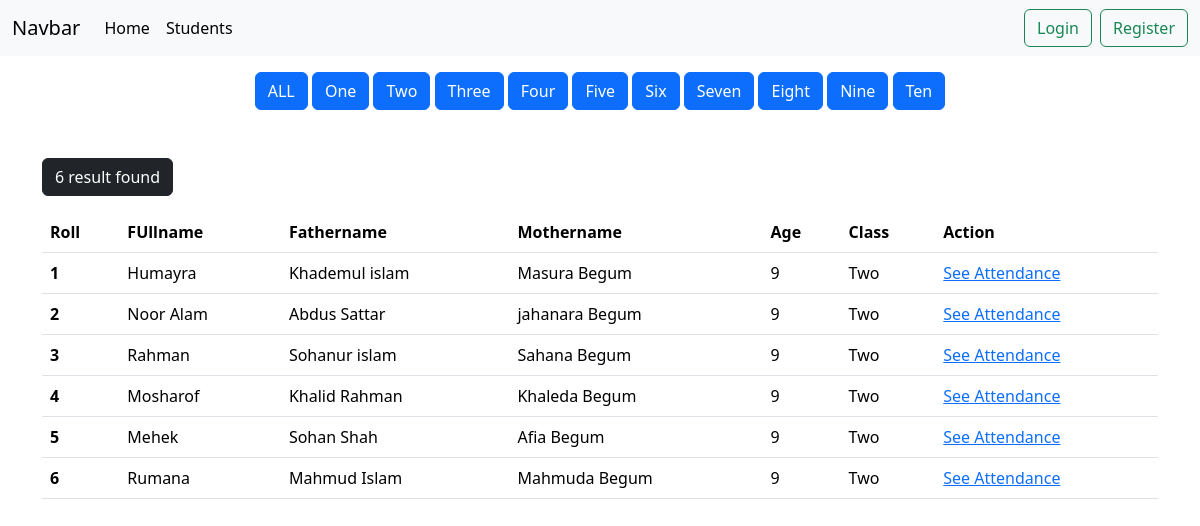
The app's page /student/classs/two/ with its own data.
### student/models.py (models this page shows, shortened)
class SchoolclassModel(models.Model):
    name = models.CharField(max_length=100)
    slug = models.SlugField(max_length=100, unique=True, null=True, blank=True)
    def __str__(self):
        return self.name

class StudentModel(models.Model):
    fullname = models.CharField(max_length=150)
    age = models.IntegerField()
    fatherName = models.CharField(max_length=150)
    motherName = models.CharField(max_length=150)
    roll = models.IntegerField()
    cl_name = models.ManyToManyField(SchoolclassModel)

### student/views.py (the view)
# urls.py: path('classs/<slug:class_slug>/', views.showstudent, name='class_slug_student'),
def showstudent(request, class_slug = None):
    data = models.StudentModel.objects.all()
    if class_slug is not None:
        cl_name = models.SchoolclassModel.objects.get(slug = class_slug)
        data = models.StudentModel.objects.filter(cl_name = cl_name)
    classnames = models.SchoolclassModel.objects.all()
    return render(request, 'showstudent.html', {'data': data, 'classname': classnames})

### student/templates/showstudent.html
{% extends "base.html" %}
{% block content %}
<div class="container">
    <div class="text-center mt-3">
        <button class="btn btn-primary"><a class="text-decoration-none text-white" href="{% url 'showstudent' %}">ALL</a></button>
        {% for i in classname %}
            <button class="btn btn-primary"><a class="text-decoration-none text-white" href="{% url 'class_slug_student' i.slug %}">  {{i.name}}</a></button>
        {% endfor %}
    </div>
    <br><br><button class="btn btn-dark mb-3">{{data | length}} result found</button><br>
<table class="table">
    <thead>
      <tr>
        <th scope="col">Roll</th>
        <th scope="col">FUllname</th>
        <th scope="col">Fathername</th>
        <th scope="col">Mothername</th>
        <th scope="col">Age</th>
        <th scope="col">Class</th>
        <th scope="col">Action</th>
      </tr>
    </thead>
    <tbody>
        {% for object in data %}
        <tr>
          <th scope="row">{{object.roll}}</th>
          <td>{{object.fullname}}</td>
          <td>{{object.fatherName}}</td>
          <td>{{object.motherName}}</td>
          <td>{{object.age}}</td>
          <td>{% for j in object.cl_name.all %}
            {{j}}
            {% endfor %}</td>
            <td><a href="{% url 'student_profile'  object.id %}"> See Attendance</a></td>
        </tr>
        {% endfor %}
    </tbody>
  </table>
</div>
{% endblock content %}

### records on screen
SchoolclassModel: name "One"
SchoolclassModel: name "Two"
SchoolclassModel: name "Three"
SchoolclassModel: name "Four"
SchoolclassModel: name "Five"
SchoolclassModel: name "Six"
SchoolclassModel: name "Seven"
SchoolclassModel: name "Eight"
SchoolclassModel: name "Nine"
SchoolclassModel: name "Ten"
StudentModel: roll "1", fullname "Humayra", fatherName "Khademul islam", motherName "Masura Begum", age "9"
StudentModel: roll "2", fullname "Noor Alam", fatherName "Abdus Sattar", motherName "jahanara Begum", age "9"
StudentModel: roll "3", fullname "Rahman", fatherName "Sohanur islam", motherName "Sahana Begum", age "9"
StudentModel: roll "4", fullname "Mosharof", fatherName "Khalid Rahman", motherName "Khaleda Begum", age "9"
StudentModel: roll "5", fullname "Mehek", fatherName "Sohan Shah", motherName "Afia Begum", age "9"
StudentModel: roll "6", fullname "Rumana", fatherName "Mahmud Islam", motherName "Mahmuda Begum", age "9"

### other values on screen
{{ data | length }} "6"
